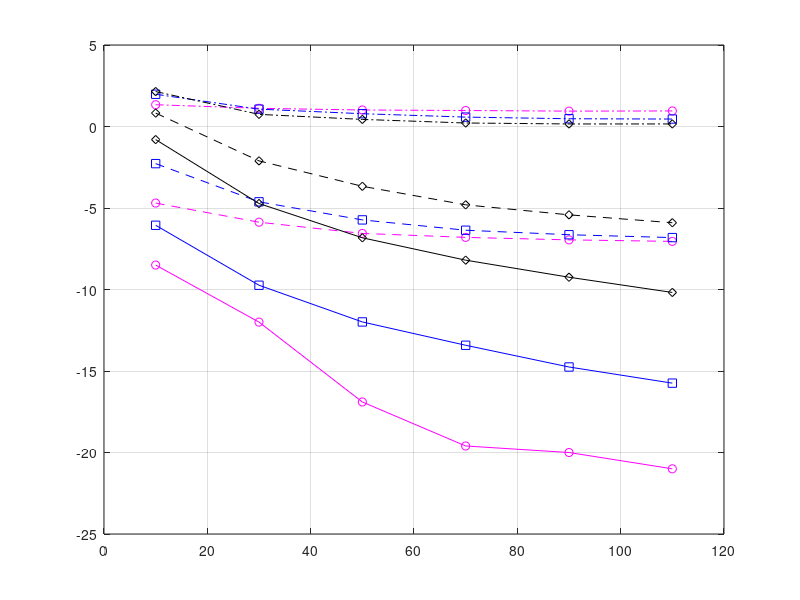

The MATLAB source for this figure:
clear all;close all;clc;
Np_IRS_set = 10:20:110;
load NMSE_dB_C_U_Np10to110.mat;
plot(Np_IRS_set, NMSE_dB,'-.om');
hold on;

load NMSE_dB_U_U_Np10to110.mat;
plot(Np_IRS_set, NMSE_dB,'-.sb');
hold on;

load NMSE_dB_D_U_Np10to110.mat;
plot(Np_IRS_set, NMSE_dB,'-.dk');
hold on;

load NMSE_dB_C_B_Np10to110.mat;
plot(Np_IRS_set, NMSE_dB,'--om');
hold on;

load NMSE_dB_U_B_Np10to110.mat;
plot(Np_IRS_set, NMSE_dB,'--sb');
hold on;

load NMSE_dB_D_B_Np10to110.mat;
plot(Np_IRS_set, NMSE_dB,'--dk');
hold on;

load NMSE_dB_C_R_Np10to110.mat;
plot(Np_IRS_set, NMSE_dB,'-om');
hold on;

load NMSE_dB_U_R_Np10to110.mat;
plot(Np_IRS_set, NMSE_dB,'-sb');
hold on;

load NMSE_dB_D_R_Np10to110.mat;
plot(Np_IRS_set, NMSE_dB,'-dk');

ylim([-25 5]);
grid on;